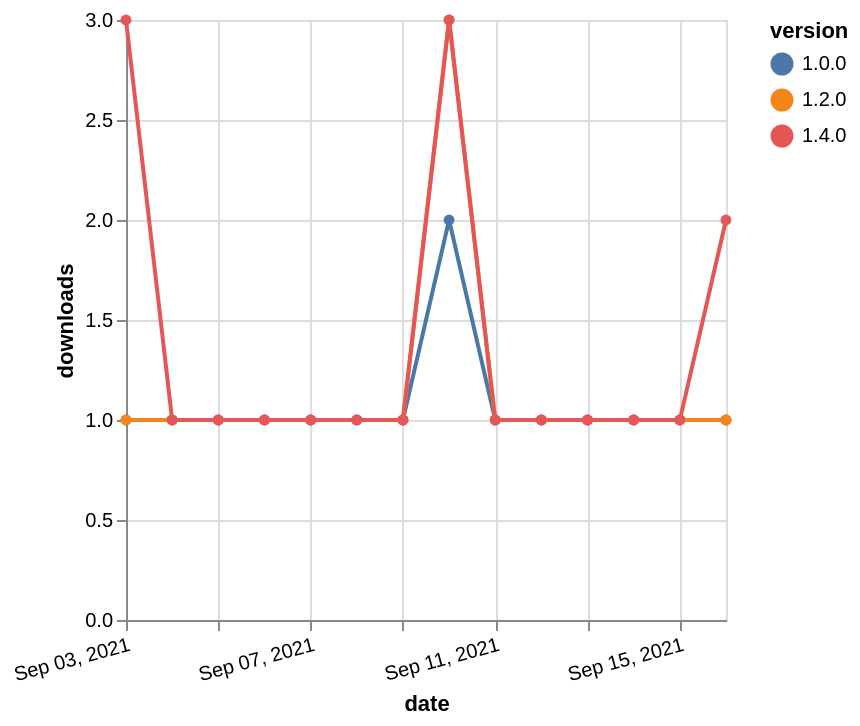

Write the Vega-Lite specification saved for this chart.
### Vega-Lite specification from a JSON file in a GitHub repository (floating-point values rounded to 4 significant figures)
{"$schema": "https://vega.github.io/schema/vega-lite/v5.json", "description": "A simple bar chart with embedded data.", "data": {"values": [{"date": "2021-09-03", "total": 168, "delta": 1, "version": "1.0.0"}, {"date": "2021-09-04", "total": 169, "delta": 1, "version": "1.0.0"}, {"date": "2021-09-05", "total": 170, "delta": 1, "version": "1.0.0"}, {"date": "2021-09-06", "total": 171, "delta": 1, "version": "1.0.0"}, {"date": "2021-09-07", "total": 172, "delta": 1, "version": "1.0.0"}, {"date": "2021-09-08", "total": 173, "delta": 1, "version": "1.0.0"}, {"date": "2021-09-09", "total": 174, "delta": 1, "version": "1.0.0"}, {"date": "2021-09-10", "total": 176, "delta": 2, "version": "1.0.0"}, {"date": "2021-09-11", "total": 177, "delta": 1, "version": "1.0.0"}, {"date": "2021-09-12", "total": 178, "delta": 1, "version": "1.0.0"}, {"date": "2021-09-13", "total": 179, "delta": 1, "version": "1.0.0"}, {"date": "2021-09-14", "total": 180, "delta": 1, "version": "1.0.0"}, {"date": "2021-09-15", "total": 181, "delta": 1, "version": "1.0.0"}, {"date": "2021-09-16", "total": 182, "delta": 1, "version": "1.0.0"}, {"date": "2021-09-03", "total": 197, "delta": 1, "version": "1.2.0"}, {"date": "2021-09-04", "total": 198, "delta": 1, "version": "1.2.0"}, {"date": "2021-09-05", "total": 199, "delta": 1, "version": "1.2.0"}, {"date": "2021-09-06", "total": 200, "delta": 1, "version": "1.2.0"}, {"date": "2021-09-07", "total": 201, "delta": 1, "version": "1.2.0"}, {"date": "2021-09-08", "total": 202, "delta": 1, "version": "1.2.0"}, {"date": "2021-09-09", "total": 203, "delta": 1, "version": "1.2.0"}, {"date": "2021-09-10", "total": 206, "delta": 3, "version": "1.2.0"}, {"date": "2021-09-11", "total": 207, "delta": 1, "version": "1.2.0"}, {"date": "2021-09-12", "total": 208, "delta": 1, "version": "1.2.0"}, {"date": "2021-09-13", "total": 209, "delta": 1, "version": "1.2.0"}, {"date": "2021-09-14", "total": 210, "delta": 1, "version": "1.2.0"}, {"date": "2021-09-15", "total": 211, "delta": 1, "version": "1.2.0"}, {"date": "2021-09-16", "total": 212, "delta": 1, "version": "1.2.0"}, {"date": "2021-09-03", "total": 121, "delta": 3, "version": "1.4.0"}, {"date": "2021-09-04", "total": 122, "delta": 1, "version": "1.4.0"}, {"date": "2021-09-05", "total": 123, "delta": 1, "version": "1.4.0"}, {"date": "2021-09-06", "total": 124, "delta": 1, "version": "1.4.0"}, {"date": "2021-09-07", "total": 125, "delta": 1, "version": "1.4.0"}, {"date": "2021-09-08", "total": 126, "delta": 1, "version": "1.4.0"}, {"date": "2021-09-09", "total": 127, "delta": 1, "version": "1.4.0"}, {"date": "2021-09-10", "total": 130, "delta": 3, "version": "1.4.0"}, {"date": "2021-09-11", "total": 131, "delta": 1, "version": "1.4.0"}, {"date": "2021-09-12", "total": 132, "delta": 1, "version": "1.4.0"}, {"date": "2021-09-13", "total": 133, "delta": 1, "version": "1.4.0"}, {"date": "2021-09-14", "total": 134, "delta": 1, "version": "1.4.0"}, {"date": "2021-09-15", "total": 135, "delta": 1, "version": "1.4.0"}, {"date": "2021-09-16", "total": 137, "delta": 2, "version": "1.4.0"}]}, "width": "container", "mark": {"type": "line", "point": {"filled": true}}, "encoding": {"x": {"field": "date", "type": "temporal", "timeUnit": "yearmonthdate", "title": "date", "axis": {"labelAngle": -15}}, "y": {"field": "delta", "type": "quantitative", "title": "downloads"}, "color": {"field": "version", "type": "nominal"}, "tooltip": {"field": "delta"}}}
